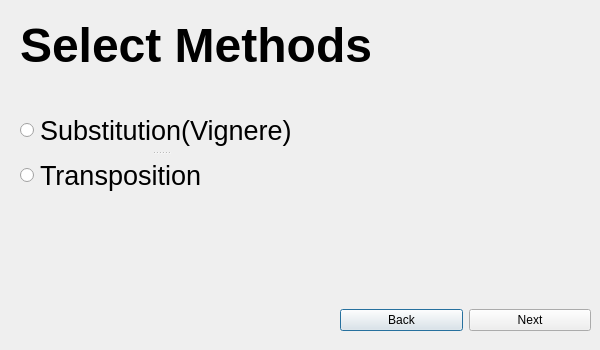
<?xml version="1.0" encoding="UTF-8"?>
<ui version="4.0">
 <class>secondDialog</class>
 <widget class="QDialog" name="secondDialog">
  <property name="geometry">
   <rect>
    <x>0</x>
    <y>0</y>
    <width>600</width>
    <height>350</height>
   </rect>
  </property>
  <property name="windowTitle">
   <string>Dialog</string>
  </property>
  <widget class="QLabel" name="label">
   <property name="geometry">
    <rect>
     <x>20</x>
     <y>0</y>
     <width>371</width>
     <height>91</height>
    </rect>
   </property>
   <property name="text">
    <string>&lt;html&gt;&lt;head/&gt;&lt;body&gt;&lt;p&gt;&lt;span style=&quot; font-size:36pt; font-weight:700;&quot;&gt;Select Methods&lt;/span&gt;&lt;/p&gt;&lt;/body&gt;&lt;/html&gt;</string>
   </property>
  </widget>
  <widget class="QSplitter" name="splitter">
   <property name="geometry">
    <rect>
     <x>20</x>
     <y>110</y>
     <width>281</width>
     <height>85</height>
    </rect>
   </property>
   <property name="font">
    <font>
     <pointsize>20</pointsize>
    </font>
   </property>
   <property name="orientation">
    <enum>Qt::Orientation::Vertical</enum>
   </property>
   <widget class="QRadioButton" name="substitutionRadioButton">
    <property name="text">
     <string>Substitution(Vignere)</string>
    </property>
   </widget>
   <widget class="QRadioButton" name="transpositionRadioButton">
    <property name="text">
     <string>Transposition</string>
    </property>
   </widget>
  </widget>
  <widget class="QWidget" name="">
   <property name="geometry">
    <rect>
     <x>340</x>
     <y>300</y>
     <width>251</width>
     <height>41</height>
    </rect>
   </property>
   <layout class="QHBoxLayout" name="horizontalLayout">
    <item>
     <widget class="QPushButton" name="backButton">
      <property name="text">
       <string>Back</string>
      </property>
     </widget>
    </item>
    <item>
     <widget class="QPushButton" name="nextButton">
      <property name="text">
       <string>Next</string>
      </property>
     </widget>
    </item>
   </layout>
  </widget>
 </widget>
 <resources/>
 <connections/>
</ui>
